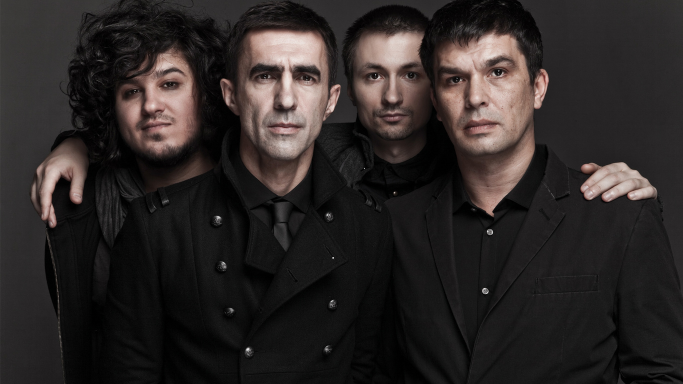
#> input picture images/face2.jpg, 1366 x 768 px (shown at 1/2 size)
$ python Lesson7.py
#> lines starting #> are read from the running program, lines starting #| are printed output that depends on the picture; after the words box and inside, x2 and y2 are one past the last pixel; in counts of white or black regions, pixels touching at a corner belong together
# Распознавание лиц
import cv2
import numpy as np

img = cv2.imread('images/face2.jpg')
#> img is the input picture: shape (768, 1366, 3); mean B, G, R 38.1, 39.2, 44.3
img = cv2.resize(img, (img.shape[1] // 2, img.shape[0] // 2))
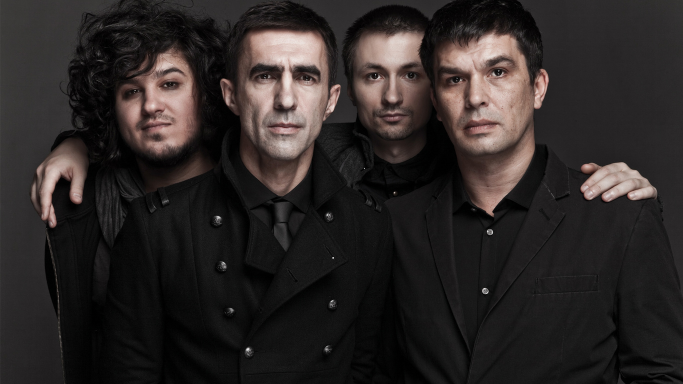
#> img: shape (384, 683, 3); mean B, G, R 38.2, 39.3, 44.5
gray = cv2.cvtColor(img, cv2.COLOR_BGR2GRAY)
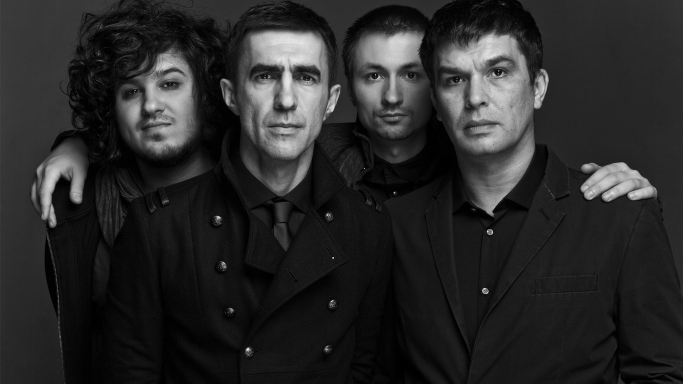
#> gray: shape (384, 683); min 0, max 231, mean 40.8

# берет файл и вытягивает как натренированную модель
faces = cv2.CascadeClassifier('faces.xml')

results = faces.detectMultiScale(gray, scaleFactor= 2, minNeighbors=4)
#> results = [[239, 37, 96, 96], [345, 39, 96, 96], [429, 42, 96, 96], [105, 52, 96, 96]]

for (x, y, w, h) in results:
    cv2.rectangle(img, (x, y), (x + w, y + h),(0, 0, 255),thickness=3)
#> this loop made 4 passes
#> (x, y) on passes 1 to 4: (239, 37), (345, 39), (429, 42), (105, 52)
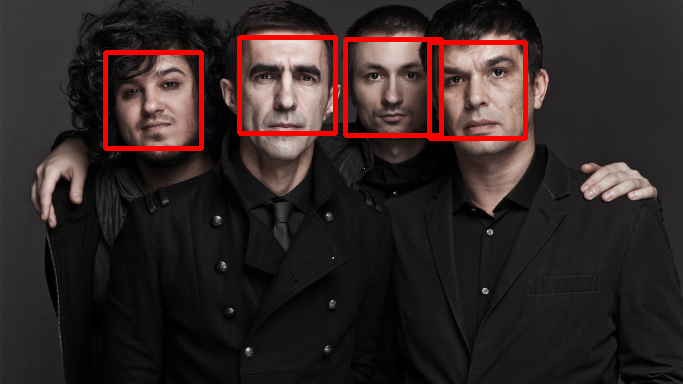
#> img: shape (384, 683, 3); 2.87% of pixels changed, all inside (x1, y1, x2, y2) = (103, 35, 528, 151)

cv2.imshow('res', img)
cv2.waitKey(0)

$ run again, with images/face1.jpg copied over images/face2.jpg
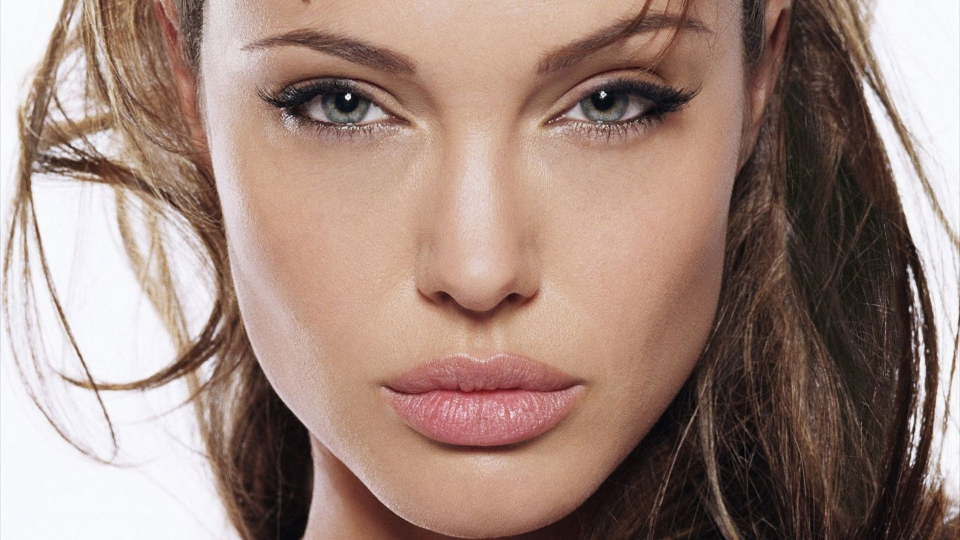
#> input picture images/face1.jpg, 1920 x 1080 px (shown at 1/2 size)
#> img is the input picture: shape (1080, 1920, 3); mean B, G, R 125, 134.9, 159.8
#> `gray = cv2.cvtColor(img, cv2.COLOR_BGR2GRAY)`:
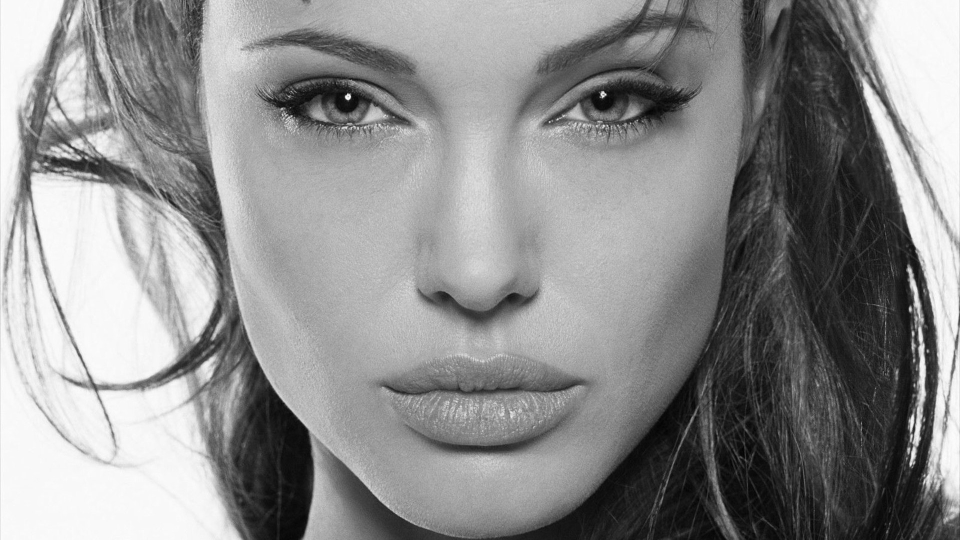
#> gray: shape (540, 960); min 3, max 254, mean 141.4
#> results = [[858, 416, 48, 48]]
#> the loop `for (x, y, w, h) in results:` made 1 pass
#> after the loop `for (x, y, w, h) in results:`:
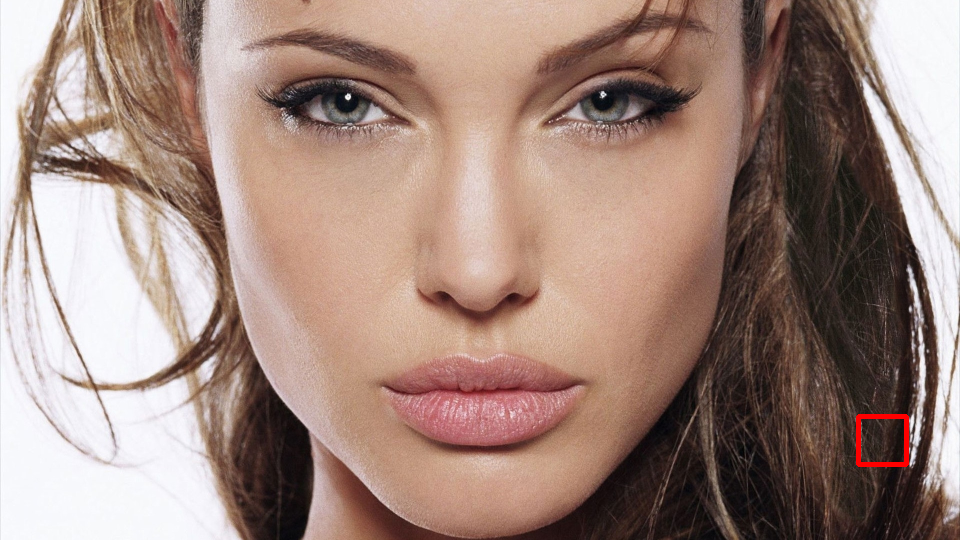
#> img: shape (540, 960, 3); mean B, G, R 125.1, 135, 160.3
